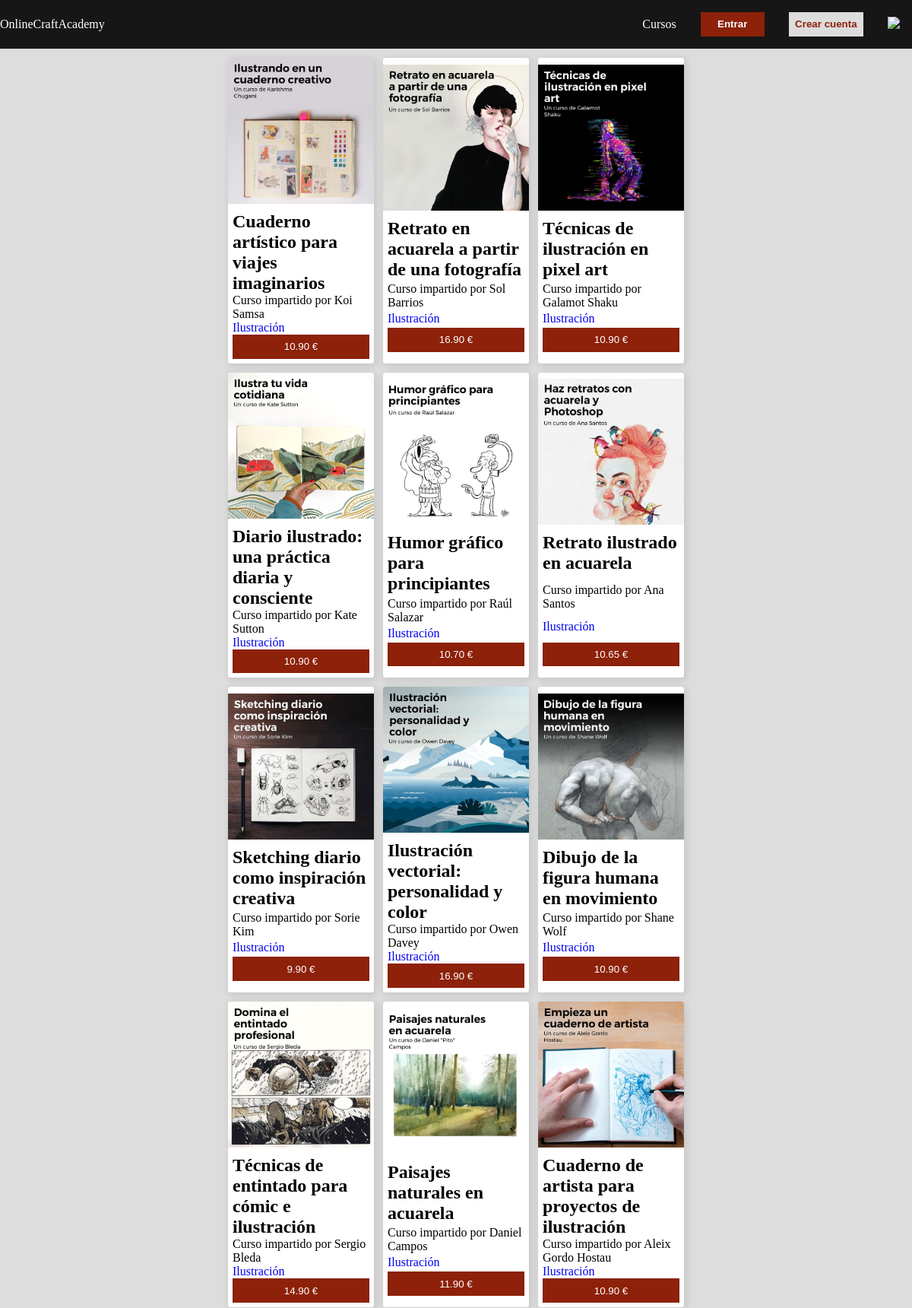
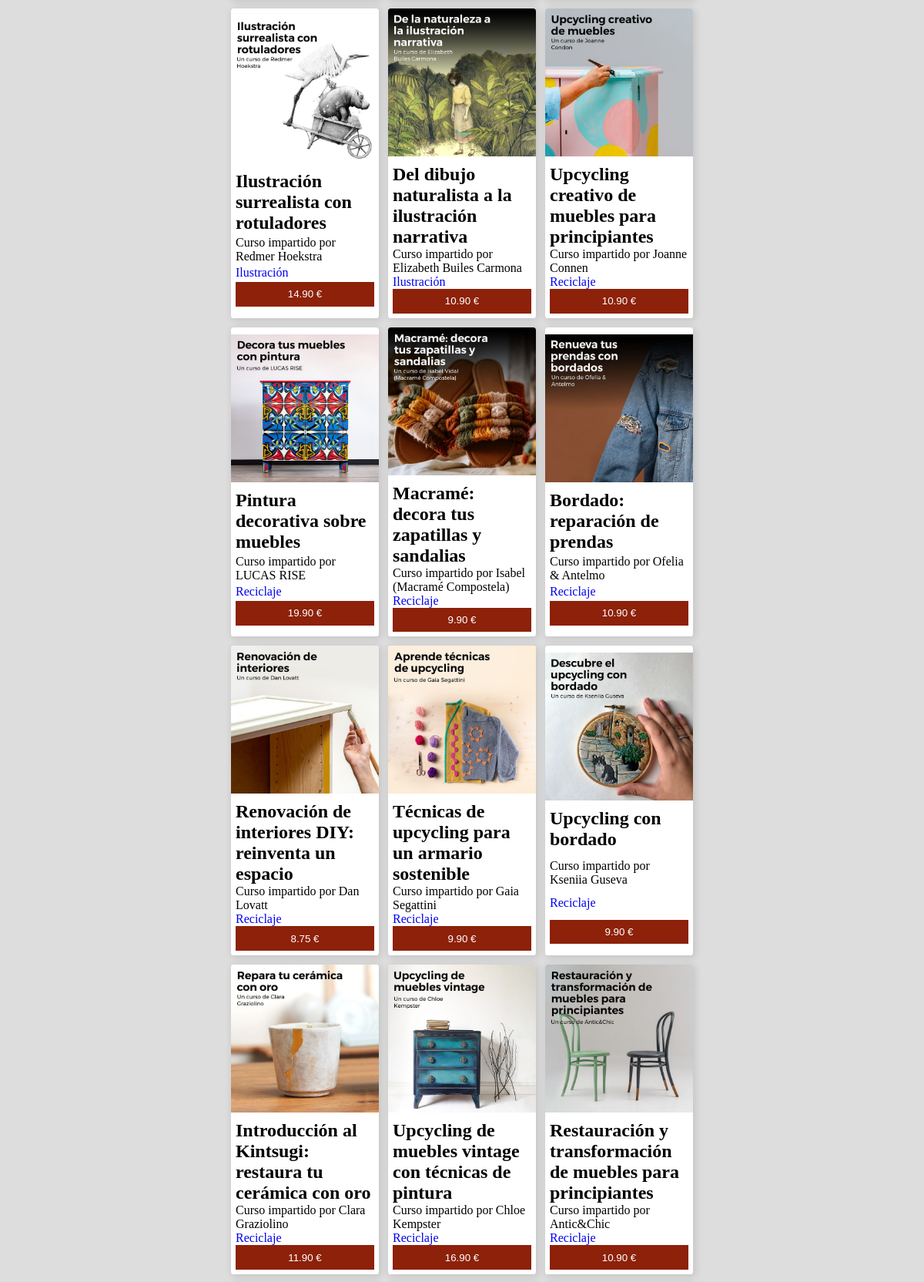
/php/showCategory.php?value=All (upper part), run on the app's committed database (2 pictures, top to bottom).
### tables this page shows
CREATE TABLE Courses(
	courseID integer NOT NULL AUTO_INCREMENT,
    title varchar (500) NOT NULL,
	teacher varchar (255) NOT NULL,
    courseDes  TEXT NOT NULL,
    rate double,
    category varchar (255) NOT NULL,
    imgName  varchar (255),
    price double NOT NULL,
    PRIMARY KEY (courseID)
);

### php/showCategory.php (the view, shortened to what this page needs)
<?php
include_once 'header2.php'
?>
<div class ='products__container'>
<?php
require 'connection.php';
$category = $_GET["value"];
$sql = "";
if ($category == "All") {
    $sql = "SELECT * FROM Courses";
} else {
    $sql = "SELECT * FROM Courses where category = '$category'";
}
$result = mysqli_query($connection, $sql) or die("Ups there was a conecction problem :S");
if ($result->num_rows > 0) {
    while ($row = $result->fetch_assoc()) {
        echo "<form action='getProduct.php?course=".$row["courseID"]."' method='post' class ='product__card'>";
        echo "<a href=''><img src='../img/" .$row["imgName"] ."' /></a>";
        echo "<div class ='product__card__info'>";
        echo "<h2>". $row["title"] ."</h2>";
        echo "<span> Curso impartido por " . $row["teacher"] . "</span> ";
        echo "<a href='php/showCategory.php?value=". $row["category"] ."'>". $row["category"] ."</a>";
        echo "<input type='submit' value='". number_format((float)$row["price"],2, '.','') ." €' class='basic__button button-dark''/>";
        echo "</div>";
        echo "</form>";
    }
} else {
    echo "0 results";
}
?>
</div>
<?php
include_once 'footer2.php'
?>

### php/header2.php (shortened to what this page needs)
<!DOCTYPE html>
<html lang="en">
<head>
    <link rel="stylesheet" href="../css/main.css">
</head>
<body>
    <nav>
        <div class="nav">
            <div id="navName">
                <a href="../index.php"><span id="nav-name">OnlineCraftAcademy</span></a>
            </div>
            <ul class="nav__list" id="nav-list">
                <li class="nav__item " id="nav-category">
                    <a href="php/showCategory.php?value=All">Cursos</a>
                </li>
                <li class="nav__item" id="nav-experience">
                    <a href="../login_form.php" id="login"><button class="button-dark basic__button">Entrar</button></a>
                </li>
                <li class="nav__item " id="nav-experience">
                    <a href="../signup_form.php" id="login"><button class="button-light basic__button">Crear cuenta</button></a>
                </li>
                <li class="nav__item " id="nav-shopping-cart">
                    <a href="../shopping_cart.php" id="shopping-cart"><img id="nav-shopping-cart-img"src="https://img.icons8.com/external-kiranshastry-gradient-kiranshastry/64/000000/external-shopping-cart-miscellaneous-kiranshastry-gradient-kiranshastry.png" /></a>
                </li>
            </ul>
        </div>
    </nav>
    <main>

### php/footer2.php (shortened to what this page needs)
</main>
</body>
</html>

### css/main.css (style rules this page uses)
* { margin: 0px; padding: 0px; }
img { width: 5vw; }
a { text-decoration: none; }
button { font-weight: 600; }
main, .banner .banner__column { display: -webkit-box; display: -ms-flexbox; display: flex; -webkit-box-orient: vertical; -webkit-box-direction: normal; -ms-flex-direction: column; flex-direction: column; -webkit-box-pack: start; -ms-flex-pack: start; justify-content: start; }
.product__card { display: -webkit-box; display: -ms-flexbox; display: flex; -webkit-box-orient: vertical; -webkit-box-direction: normal; -ms-flex-direction: column; flex-direction: column; -webkit-box-pack: center; -ms-flex-pack: center; justify-content: center; }
.product__card .product__card__info { display: -webkit-box; display: -ms-flexbox; display: flex; -webkit-box-orient: vertical; -webkit-box-direction: normal; -ms-flex-direction: column; flex-direction: column; -ms-flex-line-pack: distribute; align-content: space-around; -webkit-box-pack: justify; -ms-flex-pack: justify; justify-content: space-between; }
.nav, .nav .nav__list { display: -webkit-box; display: -ms-flexbox; display: flex; -webkit-box-orient: horizontal; -webkit-box-direction: normal; -ms-flex-direction: row; flex-direction: row; -webkit-box-pack: justify; -ms-flex-pack: justify; justify-content: space-between; -webkit-box-align: center; -ms-flex-align: center; align-items: center; }
.basic__button { border: none; min-width: 7vw; padding: 0.7vw; }
.product__card { width: 16vw; border-radius: 0.3vw; overflow: hidden; -webkit-box-shadow: 2px 2px 10px 1px #1616161f; box-shadow: 2px 2px 10px 1px #1616161f; }
.product__card img { width: 16vw; }
.product__card .product__card__info { min-height: 22vh; padding: 0.5vw; }
.nav { background-color: aqua; }
.nav .nav__list .nav__item { padding: 1em; list-style-type: none; }
.nav .nav__list #nav-shopping-cart-img { width: 2em; }
main { min-height: 80vh; }
.products__container { -ms-grid-row-align: center; align-self: center; width: -webkit-fit-content; width: -moz-fit-content; width: fit-content; display: -ms-grid; display: grid; -ms-grid-columns: (1fr)[3]; grid-template-columns: repeat(3, 1fr); grid-gap: 1vw; padding: 1vw; }
.footer, main { background-color: #dddddd; }
.nav { background-color: #161616; color: #fff; }
.nav a { list-style: none; color: #fff; }
.button-dark { background-color: #8d2109; color: #fff; }
.button-light { color: #8d2109; background-color: #dddddd; }
.product__card { background-color: #fff; }

### data on the page
courses: imgName (picture), title "Cuaderno artístico para viajes imaginarios", teacher "Koi Samsa", category "Ilustración", price "10.90 €"
courses: imgName (picture), title "Retrato en acuarela a partir de una fotografía", teacher "Sol Barrios", category "Ilustración", price "16.90 €"
courses: imgName (picture), title "Técnicas de ilustración en pixel art", teacher "Galamot Shaku", category "Ilustración", price "10.90 €"
courses: imgName (picture), title "Diario ilustrado: una práctica diaria y consciente", teacher "Kate Sutton", category "Ilustración", price "10.90 €"
courses: imgName (picture), title "Humor gráfico para principiantes", teacher "Raúl Salazar", category "Ilustración", price "10.70 €"
courses: imgName (picture), title "Retrato ilustrado en acuarela", teacher "Ana Santos", category "Ilustración", price "10.65 €"
courses: imgName (picture), title "Sketching diario como inspiración creativa", teacher "Sorie Kim", category "Ilustración", price "9.90 €"
courses: imgName (picture), title "Ilustración vectorial: personalidad y color", teacher "Owen Davey", category "Ilustración", price "16.90 €"
courses: imgName (picture), title "Dibujo de la figura humana en movimiento", teacher "Shane Wolf", category "Ilustración", price "10.90 €"
courses: imgName (picture), title "Técnicas de entintado para cómic e ilustración", teacher "Sergio Bleda", category "Ilustración", price "14.90 €"
courses: imgName (picture), title "Paisajes naturales en acuarela", teacher "Daniel Campos", category "Ilustración", price "11.90 €"
courses: imgName (picture), title "Cuaderno de artista para proyectos de ilustración", teacher "Aleix Gordo Hostau", category "Ilustración", price "10.90 €"
courses: imgName (picture), title "Ilustración surrealista con rotuladores", teacher "Redmer Hoekstra", category "Ilustración", price "14.90 €"
courses: imgName (picture), title "Del dibujo naturalista a la ilustración narrativa", teacher "Elizabeth Builes Carmona", category "Ilustración", price "10.90 €"
courses: imgName (picture), title "Upcycling creativo de muebles para principiantes", teacher "Joanne Connen", category "Reciclaje", price "10.90 €"
courses: imgName (picture), title "Pintura decorativa sobre muebles", teacher "LUCAS RISE", category "Reciclaje", price "19.90 €"
courses: imgName (picture), title "Macramé: decora tus zapatillas y sandalias", teacher "Isabel (Macramé Compostela)", category "Reciclaje", price "9.90 €"
courses: imgName (picture), title "Bordado: reparación de prendas", teacher "Ofelia & Antelmo", category "Reciclaje", price "10.90 €"
courses: imgName (picture), title "Renovación de interiores DIY: reinventa un espacio", teacher "Dan Lovatt", category "Reciclaje", price "8.75 €"
courses: imgName (picture), title "Técnicas de upcycling para un armario sostenible", teacher "Gaia Segattini", category "Reciclaje", price "9.90 €"
courses: imgName (picture), title "Upcycling con bordado", teacher "Kseniia Guseva", category "Reciclaje", price "9.90 €"
courses: imgName (picture), title "Introducción al Kintsugi: restaura tu cerámica con oro", teacher "Clara Graziolino", category "Reciclaje", price "11.90 €"
courses: imgName (picture), title "Upcycling de muebles vintage con técnicas de pintura", teacher "Chloe Kempster", category "Reciclaje", price "16.90 €"
courses: imgName (picture), title "Restauración y transformación de muebles para principiantes", teacher "Antic&Chic", category "Reciclaje", price "10.90 €"
